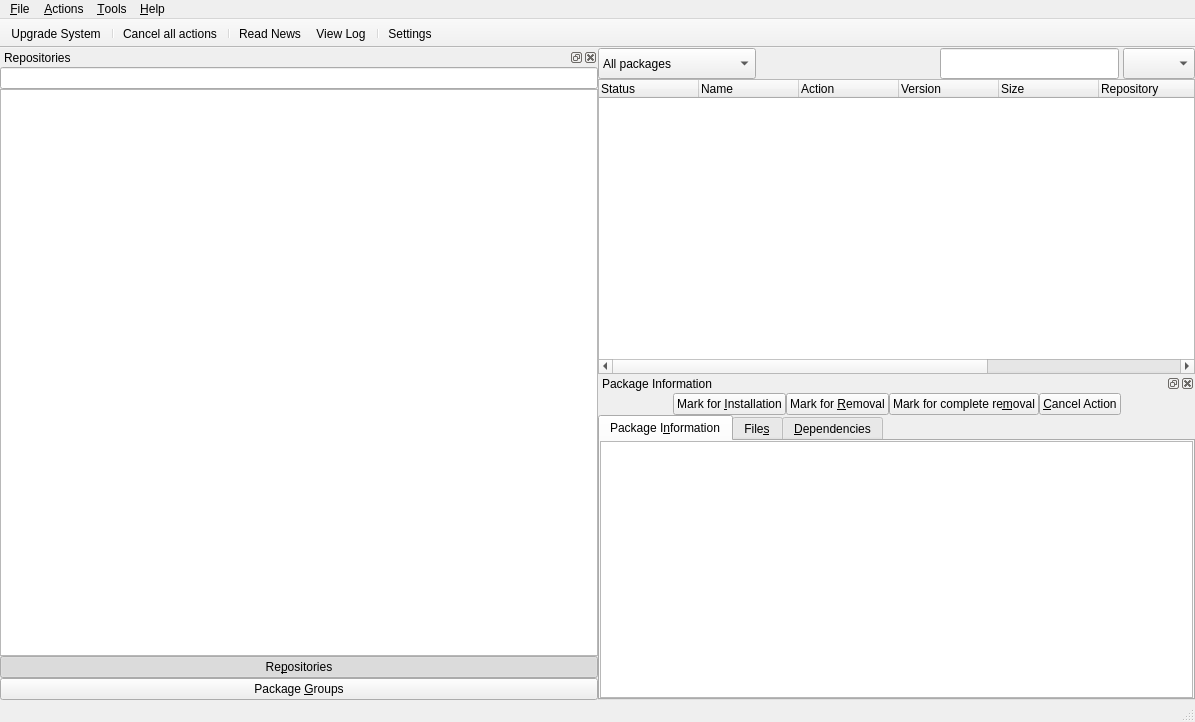
<ui version="4.0" >
 <class>MainWindow</class>
 <widget class="QMainWindow" name="MainWindow" >
  <property name="geometry" >
   <rect>
    <x>0</x>
    <y>0</y>
    <width>1195</width>
    <height>722</height>
   </rect>
  </property>
  <property name="windowTitle" >
   <string>Shaman</string>
  </property>
  <property name="windowIcon" >
   <iconset resource="shaman.qrc" >
    <normaloff>:/Icons/icons/shaman/shaman-32.png</normaloff>:/Icons/icons/shaman/shaman-32.png</iconset>
  </property>
  <property name="toolButtonStyle" >
   <enum>Qt::ToolButtonTextUnderIcon</enum>
  </property>
  <property name="dockNestingEnabled" >
   <bool>true</bool>
  </property>
  <property name="dockOptions" >
   <set>QMainWindow::AllowNestedDocks|QMainWindow::AllowTabbedDocks|QMainWindow::AnimatedDocks|QMainWindow::ForceTabbedDocks|QMainWindow::VerticalTabs</set>
  </property>
  <property name="unifiedTitleAndToolBarOnMac" >
   <bool>false</bool>
  </property>
  <widget class="QWidget" name="centralwidget" >
   <layout class="QGridLayout" >
    <item row="0" column="1" >
     <layout class="QVBoxLayout" >
      <property name="topMargin" >
       <number>0</number>
      </property>
      <item>
       <layout class="QHBoxLayout" >
        <property name="spacing" >
         <number>4</number>
        </property>
        <item>
         <widget class="QComboBox" name="packageSwitchCombo" >
          <property name="sizePolicy" >
           <sizepolicy vsizetype="Ignored" hsizetype="Maximum" >
            <horstretch>0</horstretch>
            <verstretch>0</verstretch>
           </sizepolicy>
          </property>
          <item>
           <property name="text" >
            <string>All packages</string>
           </property>
          </item>
          <item>
           <property name="text" >
            <string>Installed packages</string>
           </property>
          </item>
          <item>
           <property name="text" >
            <string>Not installed packages</string>
           </property>
          </item>
          <item>
           <property name="text" >
            <string>Upgradeable packages</string>
           </property>
          </item>
          <item>
           <property name="text" >
            <string>Packages in Queue</string>
           </property>
          </item>
         </widget>
        </item>
        <item>
         <spacer>
          <property name="orientation" >
           <enum>Qt::Horizontal</enum>
          </property>
          <property name="sizeHint" stdset="0" >
           <size>
            <width>40</width>
            <height>31</height>
           </size>
          </property>
         </spacer>
        </item>
        <item>
         <widget class="QLineEdit" name="searchLine" >
          <property name="sizePolicy" >
           <sizepolicy vsizetype="Ignored" hsizetype="MinimumExpanding" >
            <horstretch>0</horstretch>
            <verstretch>0</verstretch>
           </sizepolicy>
          </property>
          <property name="inputMask" >
           <string/>
          </property>
          <property name="text" >
           <string/>
          </property>
         </widget>
        </item>
        <item>
         <widget class="QComboBox" name="nameDescBox" >
          <property name="sizePolicy" >
           <sizepolicy vsizetype="Ignored" hsizetype="Preferred" >
            <horstretch>0</horstretch>
            <verstretch>0</verstretch>
           </sizepolicy>
          </property>
         </widget>
        </item>
       </layout>
      </item>
      <item>
       <widget class="QTreeWidget" name="pkgsViewWG" >
        <property name="sizePolicy" >
         <sizepolicy vsizetype="MinimumExpanding" hsizetype="MinimumExpanding" >
          <horstretch>0</horstretch>
          <verstretch>0</verstretch>
         </sizepolicy>
        </property>
        <property name="selectionMode" >
         <enum>QAbstractItemView::ExtendedSelection</enum>
        </property>
        <property name="indentation" >
         <number>0</number>
        </property>
        <property name="rootIsDecorated" >
         <bool>false</bool>
        </property>
        <property name="itemsExpandable" >
         <bool>false</bool>
        </property>
        <property name="sortingEnabled" >
         <bool>false</bool>
        </property>
        <column>
         <property name="text" >
          <string>Status</string>
         </property>
        </column>
        <column>
         <property name="text" >
          <string>Name</string>
         </property>
        </column>
        <column>
         <property name="text" >
          <string>Action</string>
         </property>
        </column>
        <column>
         <property name="text" >
          <string>Version</string>
         </property>
        </column>
        <column>
         <property name="text" >
          <string>Size</string>
         </property>
        </column>
        <column>
         <property name="text" >
          <string>Repository</string>
         </property>
        </column>
        <column>
         <property name="text" >
          <string>Groups</string>
         </property>
        </column>
        <column>
         <property name="text" >
          <string>Description</string>
         </property>
        </column>
        <column>
         <property name="text" >
          <string>Action-Text</string>
         </property>
        </column>
       </widget>
      </item>
     </layout>
    </item>
    <item rowspan="2" row="0" column="0" >
     <widget class="QDockWidget" name="repoDockWidget" >
      <property name="floating" >
       <bool>false</bool>
      </property>
      <property name="features" >
       <set>QDockWidget::AllDockWidgetFeatures</set>
      </property>
      <property name="allowedAreas" >
       <set>Qt::AllDockWidgetAreas</set>
      </property>
      <property name="windowTitle" >
       <string>Repositories</string>
      </property>
      <widget class="QWidget" name="dockWidgetContents_2" >
       <layout class="QGridLayout" >
        <item row="0" column="0" >
         <layout class="QVBoxLayout" >
          <item>
           <widget class="QLineEdit" name="refineRepoEdit" />
          </item>
          <item>
           <widget class="QListWidget" name="repoList" >
            <property name="sizePolicy" >
             <sizepolicy vsizetype="Preferred" hsizetype="Preferred" >
              <horstretch>0</horstretch>
              <verstretch>0</verstretch>
             </sizepolicy>
            </property>
           </widget>
          </item>
          <item>
           <widget class="QPushButton" name="switchToRepo" >
            <property name="sizePolicy" >
             <sizepolicy vsizetype="Maximum" hsizetype="Preferred" >
              <horstretch>0</horstretch>
              <verstretch>0</verstretch>
             </sizepolicy>
            </property>
            <property name="text" >
             <string>Re&amp;positories</string>
            </property>
            <property name="icon" >
             <iconset resource="shaman.qrc" >
              <normaloff>:/Icons/icons/network-server-database.png</normaloff>:/Icons/icons/network-server-database.png</iconset>
            </property>
            <property name="checkable" >
             <bool>true</bool>
            </property>
            <property name="checked" >
             <bool>true</bool>
            </property>
           </widget>
          </item>
          <item>
           <widget class="QPushButton" name="switchToGrps" >
            <property name="sizePolicy" >
             <sizepolicy vsizetype="Maximum" hsizetype="Preferred" >
              <horstretch>0</horstretch>
              <verstretch>0</verstretch>
             </sizepolicy>
            </property>
            <property name="text" >
             <string>Package &amp;Groups</string>
            </property>
            <property name="icon" >
             <iconset resource="shaman.qrc" >
              <normaloff>:/Icons/icons/bookmark-new-list.png</normaloff>:/Icons/icons/bookmark-new-list.png</iconset>
            </property>
            <property name="checkable" >
             <bool>true</bool>
            </property>
           </widget>
          </item>
         </layout>
        </item>
       </layout>
      </widget>
     </widget>
    </item>
    <item row="1" column="1" >
     <widget class="QDockWidget" name="pkgDockWidget" >
      <property name="floating" >
       <bool>false</bool>
      </property>
      <property name="features" >
       <set>QDockWidget::AllDockWidgetFeatures</set>
      </property>
      <property name="windowTitle" >
       <string>Package Information</string>
      </property>
      <widget class="QWidget" name="dockWidgetContents" >
       <layout class="QGridLayout" >
        <item row="0" column="0" >
         <layout class="QVBoxLayout" >
          <item>
           <layout class="QHBoxLayout" >
            <item>
             <spacer>
              <property name="orientation" >
               <enum>Qt::Horizontal</enum>
              </property>
              <property name="sizeType" >
               <enum>QSizePolicy::MinimumExpanding</enum>
              </property>
              <property name="sizeHint" stdset="0" >
               <size>
                <width>40</width>
                <height>20</height>
               </size>
              </property>
             </spacer>
            </item>
            <item>
             <widget class="QPushButton" name="installButton" >
              <property name="sizePolicy" >
               <sizepolicy vsizetype="Fixed" hsizetype="Fixed" >
                <horstretch>0</horstretch>
                <verstretch>0</verstretch>
               </sizepolicy>
              </property>
              <property name="toolTip" >
               <string>Install selected package</string>
              </property>
              <property name="text" >
               <string>Mark for &amp;Installation</string>
              </property>
              <property name="icon" >
               <iconset resource="shaman.qrc" >
                <normaloff>:/Icons/icons/list-add.png</normaloff>:/Icons/icons/list-add.png</iconset>
              </property>
             </widget>
            </item>
            <item>
             <widget class="QPushButton" name="removeButton" >
              <property name="sizePolicy" >
               <sizepolicy vsizetype="Fixed" hsizetype="Fixed" >
                <horstretch>0</horstretch>
                <verstretch>0</verstretch>
               </sizepolicy>
              </property>
              <property name="toolTip" >
               <string>Remove selected package</string>
              </property>
              <property name="text" >
               <string>Mark for &amp;Removal</string>
              </property>
              <property name="icon" >
               <iconset resource="shaman.qrc" >
                <normaloff>:/Icons/icons/list-remove.png</normaloff>:/Icons/icons/list-remove.png</iconset>
              </property>
             </widget>
            </item>
            <item>
             <widget class="QPushButton" name="completeRemoveButton" >
              <property name="sizePolicy" >
               <sizepolicy vsizetype="Fixed" hsizetype="Fixed" >
                <horstretch>0</horstretch>
                <verstretch>0</verstretch>
               </sizepolicy>
              </property>
              <property name="toolTip" >
               <string>Complete Remove selected package (pacman -Rcs)</string>
              </property>
              <property name="text" >
               <string>Mark for complete re&amp;moval</string>
              </property>
              <property name="icon" >
               <iconset resource="shaman.qrc" >
                <normaloff>:/Icons/icons/edit-delete.png</normaloff>:/Icons/icons/edit-delete.png</iconset>
              </property>
             </widget>
            </item>
            <item>
             <widget class="QPushButton" name="cancelButton" >
              <property name="sizePolicy" >
               <sizepolicy vsizetype="Fixed" hsizetype="Fixed" >
                <horstretch>0</horstretch>
                <verstretch>0</verstretch>
               </sizepolicy>
              </property>
              <property name="toolTip" >
               <string>Cancel action for selected package</string>
              </property>
              <property name="text" >
               <string>&amp;Cancel Action</string>
              </property>
              <property name="icon" >
               <iconset resource="shaman.qrc" >
                <normaloff>:/Icons/icons/dialog-cancel.png</normaloff>:/Icons/icons/dialog-cancel.png</iconset>
              </property>
             </widget>
            </item>
            <item>
             <spacer>
              <property name="orientation" >
               <enum>Qt::Horizontal</enum>
              </property>
              <property name="sizeType" >
               <enum>QSizePolicy::MinimumExpanding</enum>
              </property>
              <property name="sizeHint" stdset="0" >
               <size>
                <width>40</width>
                <height>20</height>
               </size>
              </property>
             </spacer>
            </item>
           </layout>
          </item>
          <item>
           <widget class="QTabWidget" name="PkgInfos" >
            <property name="sizePolicy" >
             <sizepolicy vsizetype="Preferred" hsizetype="Minimum" >
              <horstretch>0</horstretch>
              <verstretch>0</verstretch>
             </sizepolicy>
            </property>
            <property name="currentIndex" >
             <number>0</number>
            </property>
            <widget class="QWidget" name="tab" >
             <attribute name="title" >
              <string>Package I&amp;nformation</string>
             </attribute>
             <attribute name="icon" >
              <iconset resource="shaman.qrc" >
               <normaloff>:/Icons/icons/help-about.png</normaloff>:/Icons/icons/help-about.png</iconset>
             </attribute>
             <layout class="QGridLayout" >
              <item row="0" column="0" >
               <widget class="QTextEdit" name="pkgInfo" >
                <property name="enabled" >
                 <bool>true</bool>
                </property>
                <property name="sizePolicy" >
                 <sizepolicy vsizetype="Preferred" hsizetype="Preferred" >
                  <horstretch>0</horstretch>
                  <verstretch>0</verstretch>
                 </sizepolicy>
                </property>
                <property name="acceptDrops" >
                 <bool>false</bool>
                </property>
                <property name="undoRedoEnabled" >
                 <bool>false</bool>
                </property>
                <property name="readOnly" >
                 <bool>true</bool>
                </property>
                <property name="acceptRichText" >
                 <bool>false</bool>
                </property>
               </widget>
              </item>
             </layout>
            </widget>
            <widget class="QWidget" name="tab_2" >
             <attribute name="title" >
              <string>File&amp;s</string>
             </attribute>
             <attribute name="icon" >
              <iconset resource="shaman.qrc" >
               <normaloff>:/Icons/icons/document-open-folder.png</normaloff>:/Icons/icons/document-open-folder.png</iconset>
             </attribute>
             <layout class="QGridLayout" >
              <item row="0" column="0" >
               <widget class="QTreeWidget" name="filesWidget" >
                <column>
                 <property name="text" >
                  <string>1</string>
                 </property>
                </column>
               </widget>
              </item>
             </layout>
            </widget>
            <widget class="QWidget" name="dependenciesTab" >
             <attribute name="title" >
              <string>&amp;Dependencies</string>
             </attribute>
             <attribute name="icon" >
              <iconset resource="shaman.qrc" >
               <normaloff>:/Icons/icons/view-list-tree.png</normaloff>:/Icons/icons/view-list-tree.png</iconset>
             </attribute>
             <layout class="QGridLayout" >
              <item row="0" column="0" >
               <widget class="QListWidget" name="dependenciesWidget" />
              </item>
             </layout>
            </widget>
           </widget>
          </item>
         </layout>
        </item>
       </layout>
      </widget>
     </widget>
    </item>
   </layout>
  </widget>
  <widget class="QMenuBar" name="menubar" >
   <property name="geometry" >
    <rect>
     <x>0</x>
     <y>0</y>
     <width>1195</width>
     <height>23</height>
    </rect>
   </property>
   <widget class="QMenu" name="menuFile" >
    <property name="title" >
     <string>&amp;File</string>
    </property>
    <addaction name="actionQuit" />
   </widget>
   <widget class="QMenu" name="menuHelp" >
    <property name="title" >
     <string>&amp;Help</string>
    </property>
    <addaction name="actionAbout" />
   </widget>
   <widget class="QMenu" name="menuActions" >
    <property name="title" >
     <string>&amp;Actions</string>
    </property>
    <widget class="QMenu" name="menuInstall_and_Build_from_Source" >
     <property name="title" >
      <string>Build and Install from Source</string>
     </property>
     <addaction name="actionUpdate_ABS_Tree" />
     <addaction name="separator" />
     <addaction name="actionBuild_and_Install_Selected" />
    </widget>
    <addaction name="actionUpgrade_System" />
    <addaction name="separator" />
    <addaction name="actionInstall_Package_From_File" />
    <addaction name="separator" />
    <addaction name="menuInstall_and_Build_from_Source" />
   </widget>
   <widget class="QMenu" name="menuTools" >
    <property name="title" >
     <string>&amp;Tools</string>
    </property>
    <addaction name="actionReadNews" />
    <addaction name="actionViewLog" />
    <addaction name="separator" />
    <addaction name="actionPacman_Preferences" />
   </widget>
   <addaction name="menuFile" />
   <addaction name="menuActions" />
   <addaction name="menuTools" />
   <addaction name="menuHelp" />
  </widget>
  <widget class="QToolBar" name="toolBar" >
   <property name="acceptDrops" >
    <bool>true</bool>
   </property>
   <property name="windowTitle" >
    <string>Quick Actions</string>
   </property>
   <property name="movable" >
    <bool>false</bool>
   </property>
   <attribute name="toolBarArea" >
    <enum>TopToolBarArea</enum>
   </attribute>
   <attribute name="toolBarBreak" >
    <bool>false</bool>
   </attribute>
   <addaction name="actionUpgrade_System" />
   <addaction name="separator" />
   <addaction name="actionCancel_all_actions" />
   <addaction name="separator" />
   <addaction name="actionReadNews" />
   <addaction name="actionViewLog" />
   <addaction name="separator" />
   <addaction name="actionPacman_Preferences" />
  </widget>
  <widget class="QStatusBar" name="statusBar" />
  <action name="actionPacman_Preferences" >
   <property name="icon" >
    <iconset resource="shaman.qrc" >
     <normaloff>:/Icons/icons/preferences-system.png</normaloff>:/Icons/icons/preferences-system.png</iconset>
   </property>
   <property name="text" >
    <string>Settings...</string>
   </property>
  </action>
  <action name="actionAbout" >
   <property name="icon" >
    <iconset resource="shaman.qrc" >
     <normaloff>:/Icons/icons/help-about.png</normaloff>:/Icons/icons/help-about.png</iconset>
   </property>
   <property name="text" >
    <string>About...</string>
   </property>
  </action>
  <action name="actionUpgrade_System" >
   <property name="icon" >
    <iconset resource="shaman.qrc" >
     <normaloff>:/Icons/icons/system-software-update.png</normaloff>:/Icons/icons/system-software-update.png</iconset>
   </property>
   <property name="text" >
    <string>Upgrade System</string>
   </property>
  </action>
  <action name="actionInstall_Package_From_File" >
   <property name="icon" >
    <iconset resource="shaman.qrc" >
     <normaloff>:/Icons/icons/document-open.png</normaloff>:/Icons/icons/document-open.png</iconset>
   </property>
   <property name="text" >
    <string>Install Package From File</string>
   </property>
   <property name="menuRole" >
    <enum>QAction::TextHeuristicRole</enum>
   </property>
  </action>
  <action name="actionUpdate_ABS_Tree" >
   <property name="icon" >
    <iconset resource="shaman.qrc" >
     <normaloff>:/Icons/icons/document-open-remote.png</normaloff>:/Icons/icons/document-open-remote.png</iconset>
   </property>
   <property name="text" >
    <string>Update ABS Tree</string>
   </property>
  </action>
  <action name="actionBuild_and_Install_Selected" >
   <property name="icon" >
    <iconset resource="shaman.qrc" >
     <normaloff>:/Icons/icons/applications-development.png</normaloff>:/Icons/icons/applications-development.png</iconset>
   </property>
   <property name="text" >
    <string>Build and Install Queue</string>
   </property>
  </action>
  <action name="actionQuit" >
   <property name="icon" >
    <iconset resource="shaman.qrc" >
     <normaloff>:/Icons/icons/application-exit.png</normaloff>:/Icons/icons/application-exit.png</iconset>
   </property>
   <property name="text" >
    <string comment="Quit the application" >Quit</string>
   </property>
  </action>
  <action name="actionCancel_all_actions" >
   <property name="icon" >
    <iconset resource="shaman.qrc" >
     <normaloff>:/Icons/icons/dialog-cancel.png</normaloff>:/Icons/icons/dialog-cancel.png</iconset>
   </property>
   <property name="text" >
    <string>Cancel all actions</string>
   </property>
  </action>
  <action name="actionReadNews" >
   <property name="icon" >
    <iconset resource="shaman.qrc" >
     <normaloff>:/Icons/icons/news-subscribe.png</normaloff>:/Icons/icons/news-subscribe.png</iconset>
   </property>
   <property name="text" >
    <string>Read News</string>
   </property>
  </action>
  <action name="actionViewLog" >
   <property name="icon" >
    <iconset resource="shaman.qrc" >
     <normaloff>:/Icons/icons/accessories-text-editor.png</normaloff>:/Icons/icons/accessories-text-editor.png</iconset>
   </property>
   <property name="text" >
    <string>View Log</string>
   </property>
  </action>
 </widget>
 <layoutdefault spacing="0" margin="0" />
 <resources>
  <include location="shaman.qrc" />
 </resources>
 <connections/>
</ui>
